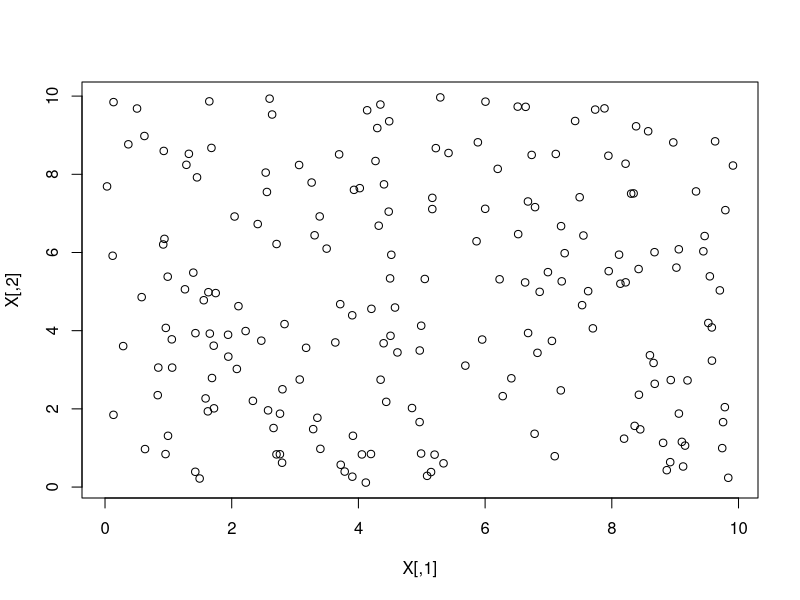

Source code (R):
n=200
tam=10

cria.pontos = function (n,tam)
{
  coords=matrix(c(1:n,tam*runif(n),tam*runif(n)), nrow=n,ncol=3)
  coords
  return(coords)
}
cria.pontos2 = function (n,tam)
{
  coords=matrix(c(tam*runif(n),tam*runif(n)), nrow=n,ncol=2)
  coords
  return(coords)
}
w=cria.pontos(n,tam)
X=cria.pontos2(n,tam)
plot(X)
